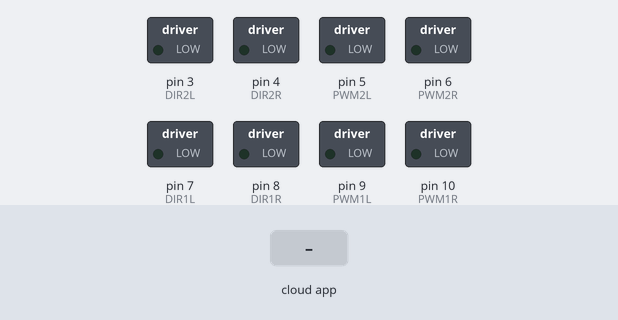
Recording of a sketch running on a simulated Arduino Uno, built with avr-gcc and run on an emulated ATmega328P. Shown: switched loads named in the sketch (green lamp = pin HIGH). The inputs (shaded band) are chosen by the test bench. The ROS host is connected and sends only what is stated.

Above: at 1.2 s.
1.3 s: the phone or cloud app sets linear.x to -100
At 2.4 s:
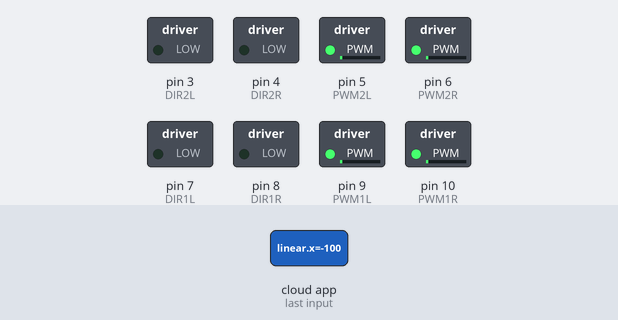
2.8 s: the phone or cloud app sets angular.z to -100
At 3.6 s:
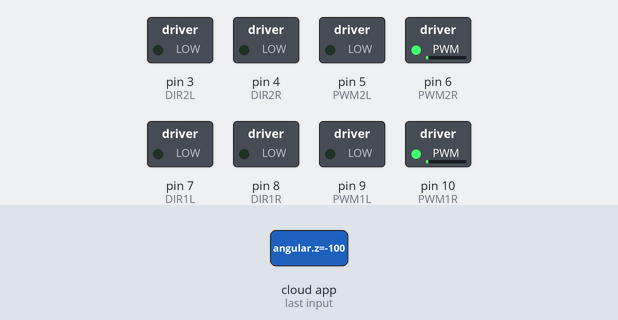
4.3 s: the phone or cloud app sets linear.x to 0
At 4.7 s:
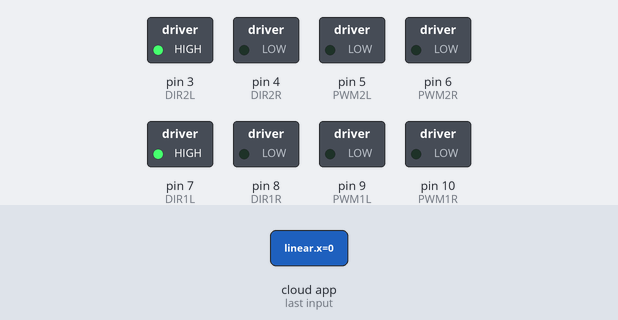
5.8 s: the phone or cloud app sets angular.z to 0
At 7.0 s:
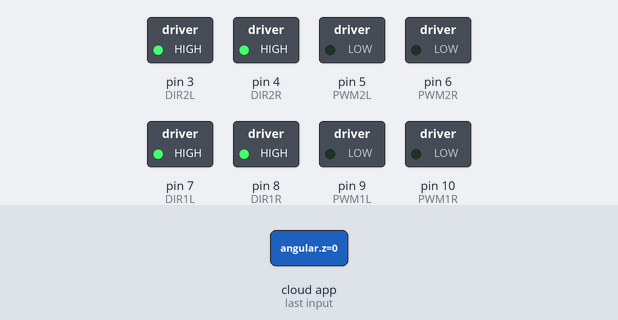
7.3 s: the phone or cloud app sets linear.x to 100
At 8.2 s:
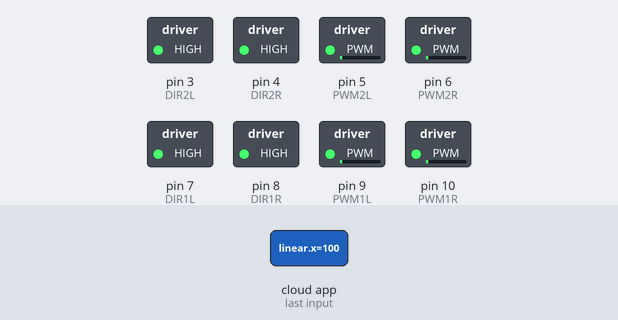
8.8 s: the phone or cloud app sets angular.z to 100
At 9.4 s:
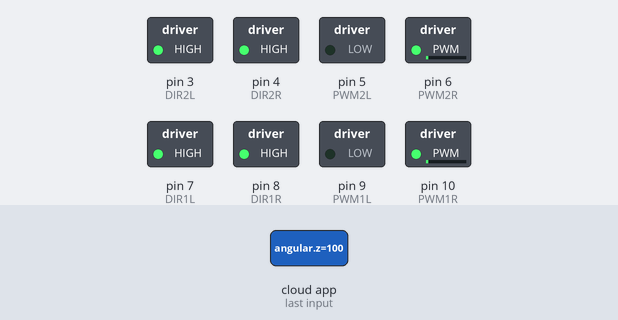
Timing chart, 0 to 11.3 s (numbered marks = the images above; inputs shaded):
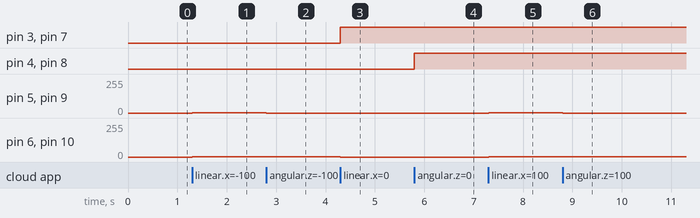

The sketch:

four_wheel_drive.ino
```cpp
#include <ros.h>
#include <std_msgs/UInt16.h>
#include <geometry_msgs/Twist.h>


#define PWM1L 9
#define PWM1R 10
#define PWM2L 5
#define PWM2R 6
#define DIR1L 7
#define DIR1R 8
#define DIR2L 3
#define DIR2R 4

float track=0.6;
float VL,VR;

ros::NodeHandle nh;
void Motor1L(float motion);
void Motor1R(float motion);
void Motor2L(float motion);
void Motor2R(float motion);
float speed_angular=0, speed_linear=0;
void messageCb( const geometry_msgs::Twist& msg){
  speed_angular = msg.angular.z;
  speed_linear = msg.linear.x;
  speed_angular = (speed_angular*track)/(2.0);
  VR=speed_linear + speed_angular;
  VL= speed_linear - speed_angular;

   Motor1L(VL);
   Motor1R(VR);
   Motor2L(VL);
   Motor2R(VR);
}


ros::Subscriber<geometry_msgs::Twist> sub("cmd_vel", &messageCb );


void setup(){
 pinMode(PWM1L, OUTPUT);
 pinMode(PWM1R, OUTPUT);
 pinMode(PWM2L, OUTPUT);
 pinMode(PWM2R, OUTPUT);
 pinMode(DIR1L, OUTPUT);
 pinMode(DIR1R, OUTPUT);
 pinMode(DIR2L, OUTPUT);
 pinMode(DIR2R, OUTPUT);
 digitalWrite(PWM1L, LOW);
 digitalWrite(PWM1R, LOW);
 digitalWrite(PWM2L, LOW);
 digitalWrite(PWM2R, LOW);

 nh.initNode();
 nh.subscribe(sub);
}
void loop(){

 nh.spinOnce();
 delay(1);
}


void Motor1L(float motion){
if(motion>=0){
  analogWrite(PWM1L, motion);
  digitalWrite(DIR1L, HIGH); //clockwise
}else{
  motion=-1*motion;
  analogWrite(PWM1L, motion);
  digitalWrite(DIR1L, LOW); //anti-clockwise
}

}

void Motor1R(float motion){
if(motion>=0){
  analogWrite(PWM1R, motion);
  digitalWrite(DIR1R, HIGH); //clockwise
}else{
  motion=-1*motion;
  analogWrite(PWM1R, motion);
  digitalWrite(DIR1R, LOW); //anti-clockwise
}

}

void Motor2L(float motion){
if(motion>=0){
  analogWrite(PWM2L, motion);
  digitalWrite(DIR2L, HIGH); //clockwise
}else{
  motion=-1*motion;
  analogWrite(PWM2L, motion);
  digitalWrite(DIR2L, LOW); //anti-clockwise
}

}

void Motor2R(float motion){
if(motion>=0){
  analogWrite(PWM2R, motion);
  digitalWrite(DIR2R, HIGH); //clockwise
}else{
  motion=-1*motion;
  analogWrite(PWM2R, motion);
  digitalWrite(DIR2R, LOW); //anti-clockwise
}

}
```

Measured:
- after the input at 1.3 s, pin 5 (PWM2L), pin 6 (PWM2R), pin 9 (PWM1L), pin 10 (PWM1R): 0/255 → 1/255 at once
- after the input at 2.8 s, pin 5 (PWM2L), pin 9 (PWM1L): 1/255 → 0/255 at once
- after the input at 4.3 s, pin 3 (DIR2L), pin 7 (DIR1L): LOW → HIGH at once; pin 6 (PWM2R), pin 10 (PWM1R): 1/255 → 0/255 at once
- after the input at 5.8 s, pin 4 (DIR2R), pin 8 (DIR1R): LOW → HIGH at once
- after the input at 7.3 s, pin 5 (PWM2L), pin 6 (PWM2R), pin 9 (PWM1L), pin 10 (PWM1R): 0/255 → 1/255 at once
- after the input at 8.8 s, pin 5 (PWM2L), pin 9 (PWM1L): 1/255 → 0/255 at once
